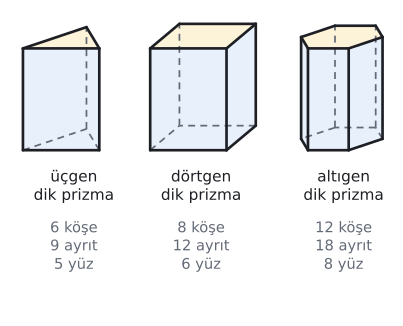

The script that drew this image:
import sys; sys.path.insert(0, "tools")
from cizim import *

# Eğik izdüşüm: genişlik (x) ve yükseklik (z) gerçek ölçüde, derinlik (y) yarıya kısaltılmış ve 40° eğik.
KD, TETA = 0.5, np.radians(40)
CX, SY = KD * np.cos(TETA), KD * np.sin(TETA)
GOZ = np.array([CX, -1.0, SY])  # bakan göze doğru yön

def P(p):
    x, y, z = p
    return np.array([x + CX * y, z + SY * y])

def prizma(ax, taban, v, renkler=None, lw=2.0):
    """taban: dışbükey çokgenin 3B köşeleri, v: öteleme vektörü (yanal ayrıt). Görünmeyen ayrıtlar kesikli."""
    taban = [np.array(t, float) for t in taban]; v = np.array(v, float); n = len(taban)
    ust = [t + v for t in taban]; merkez = sum(taban) / n + v / 2
    yuzler = [list(range(n)), list(range(n, 2 * n))] + [[i, (i + 1) % n, n + (i + 1) % n, n + i] for i in range(n)]
    kose = taban + ust; gorunur = []
    for y in yuzler:
        a, b, c = kose[y[0]], kose[y[1]], kose[y[2]]
        nor = np.cross(b - a, c - a)
        if np.dot(nor, sum(kose[i] for i in y) / len(y) - merkez) < 0: nor = -nor
        gorunur.append(np.dot(nor, GOZ) > 1e-9)
    renkler = renkler or {}
    for k, y in enumerate(yuzler):
        if k in renkler and gorunur[k]:
            ax.add_patch(patches.Polygon([P(kose[i]) for i in y], closed=True, facecolor=renkler[k], edgecolor="none", zorder=1))
    kenarlar = {}
    for k, y in enumerate(yuzler):
        for j in range(len(y)):
            e = tuple(sorted((y[j], y[(j + 1) % len(y)])))
            kenarlar[e] = kenarlar.get(e, False) or gorunur[k]
    for (i, j), g in kenarlar.items():
        a, b = P(kose[i]), P(kose[j])
        if g: ax.plot([a[0], b[0]], [a[1], b[1]], color=YAZI, lw=lw, zorder=4, solid_capstyle="round")
        else: ax.plot([a[0], b[0]], [a[1], b[1]], color=SOLUK, lw=1.3, ls=(0, (4, 3)), zorder=2)
    return kose

def cizgi(ax, p, q, renk=KIRMIZI, lw=2.4, ls="-", z=5):
    a, b = P(p), P(q); ax.plot([a[0], b[0]], [a[1], b[1]], color=renk, lw=lw, ls=ls, zorder=z)

def yaz(ax, p, s, dx=0.0, dy=0.0, renk=YAZI, boy=13, **kw):
    q = P(p); ax.text(q[0] + dx, q[1] + dy, s, ha=kw.pop("ha", "center"), va=kw.pop("va", "center"), color=renk, fontsize=boy, zorder=7, **kw)

def dik(ax, k, u, w, r=0.4, renk=YAZI):
    k, u, w = np.array(k, float), np.array(u, float), np.array(w, float)
    u = u / np.linalg.norm(u); w = w / np.linalg.norm(w)
    pts = [P(k + r * u), P(k + r * u + r * w), P(k + r * w)]
    ax.plot([p[0] for p in pts], [p[1] for p in pts], color=renk, lw=1.3, zorder=6)

def bitir(ax, pay=0.6):
    ax.set_aspect("equal"); ax.axis("off"); ax.autoscale_view(); ax.margins(0.04)
# Üçgen, dörtgen (kare) ve altıgen dik prizma; yükseklik 4
fig, ax = sekil(6.4, 4.2)
h = 4
def cokgen(n, r, ox):
    return [(ox + r * np.cos(2 * np.pi * i / n - np.pi / 2 - (np.pi / n if n % 2 == 0 else 0)) * 1.0,
             1.2 + r * np.sin(2 * np.pi * i / n - np.pi / 2 - (np.pi / n if n % 2 == 0 else 0)) * 1.6, 0) for i in range(n)]
taban3 = [(0, 0, 0), (3, 0, 0), (1.5, 2.6, 0)]
taban4 = [(5, 0, 0), (8, 0, 0), (8, 3, 0), (5, 3, 0)]
r6 = 1.6
taban6 = [(12 + r6 * np.cos(np.radians(60 * i)), 1.6 + r6 * np.sin(np.radians(60 * i)) , 0) for i in range(6)]
taban6 = [(x, y - 1.6 + 1.386, z) for x, y, z in taban6]
for t, n in ((taban3, 3), (taban4, 4), (taban6, 6)):
    prizma(ax, t, (0, 0, h), renkler={1: SARI_ACIK, **{k: MAVI_ACIK for k in range(2, n + 2)}})
yazilar = [(2.0, "üçgen dik prizma", "6 köşe · 9 ayrıt · 5 yüz"),
           (7.0, "dörtgen dik prizma", "8 köşe · 12 ayrıt · 6 yüz"),
           (12.6, "altıgen dik prizma", "12 köşe · 18 ayrıt · 8 yüz")]
for x, s1, s2 in yazilar:
    ax.text(x, -0.7, s1.replace(" dik", "\ndik"), ha="center", va="top", fontsize=11.5, color=YAZI, linespacing=1.2)
    ax.text(x, -2.7, s2.replace(" · ", "\n"), ha="center", va="top", fontsize=11, color=SOLUK, linespacing=1.25)
ax.set_xlim(-0.6, 14.6); ax.set_ylim(-6.6, 5.6)
ax.set_aspect("equal"); ax.axis("off")
kaydet(fig, __file__)
